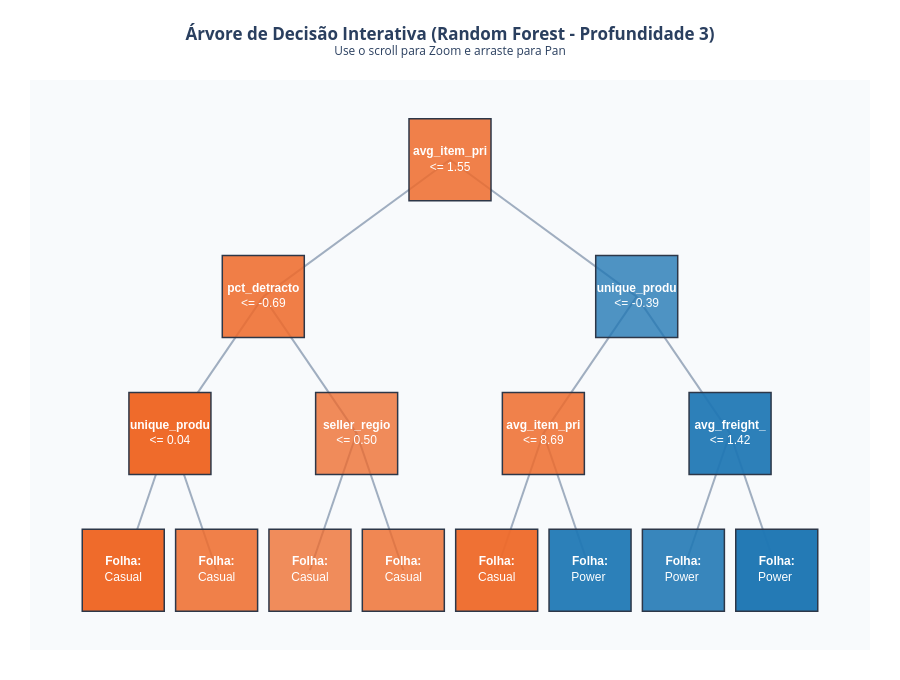

Notebook cell for this chart:
### Markdown cell above
## Explicabilidade

### Code cell
import plotly.graph_objects as go

MAX_DEEP = 3

# Recuperar o melhor modelo e o primeiro estimador
rf_model = results["random_forest"]["best_model"]
individual_tree = rf_model.estimators_[0]
tree = individual_tree.tree_

feature_names = list(X_train.columns)
class_names = ["Casual", "Power Seller"]

# Calcular coordenadas hierárquicas (x, y) respeitando o MAX_DEEP
pos = {}
def calculate_coords(node_id, depth, left, right):
    mid = (left + right) / 2.0
    pos[node_id] = (mid, -depth)
    if depth < MAX_DEEP:
        cl = tree.children_left[node_id]
        cr = tree.children_right[node_id]
        if cl != -1:
            calculate_coords(cl, depth + 1, left, mid)
        if cr != -1:
            calculate_coords(cr, depth + 1, mid, right)

calculate_coords(0, 0, 0.0, 1.0)

# Criar as arestas
edge_x, edge_y = [], []
for node_id in pos:
    depth = int(abs(pos[node_id][1]))
    if depth < MAX_DEEP:
        xp, yp = pos[node_id]
        for child in [tree.children_left[node_id], tree.children_right[node_id]]:
            if child != -1 and child in pos:
                xc, yc = pos[child]
                edge_x.extend([xp, xc, None])
                edge_y.extend([yp, yc, None])

edge_trace = go.Scatter(
    x=edge_x, y=edge_y,
    mode='lines',
    line=dict(color='#A0AEC0', width=2),
    hoverinfo='none'
)

node_x, node_y, node_labels, hover_labels, node_colors = [], [], [], [], []

marker_size = max(80, int(100 - 6 * MAX_DEEP))
font_size = max(12, int(11 - MAX_DEEP))
plot_height = max(600, int(170 * (MAX_DEEP + 1)))

for node_id, (x, y) in pos.items():
    node_x.append(x)
    node_y.append(y)
    depth = int(abs(y))
    
    cl = tree.children_left[node_id]
    val = tree.value[node_id][0]
    samples = int(tree.n_node_samples[node_id])
    
    # Tratamento correto das proporções e contagens reais
    if val.sum() <= 1.05:
        count_cas = int(round(val[0] * samples))
        count_pow = int(round(val[1] * samples))
        prop_cas = val[0]
        prop_ps = val[1]
    else:
        count_cas = int(round(val[0]))
        count_pow = int(round(val[1]))
        total = count_cas + count_pow
        prop_cas = count_cas / total if total > 0 else 0
        prop_ps = count_pow / total if total > 0 else 0
    
    if prop_ps >= 0.5:
        color = f'rgba(31, 119, 180, {0.4 + 0.6 * prop_ps})'
    else:
        color = f'rgba(239, 107, 43, {0.4 + 0.6 * (1 - prop_ps)})'
    node_colors.append(color)
    
    gini = tree.impurity[node_id]
    
    if cl != -1 and depth < MAX_DEEP:
        feat = feature_names[tree.feature[node_id]]
        th = tree.threshold[node_id]
        label_text = f"<b>{feat[:12]}</b><br><= {th:.2f}" if MAX_DEEP <= 3 else f"{feat[:8]}<br><={th:.1f}"
        node_labels.append(label_text)
        hover_labels.append(
            f"<b>Nó #{node_id} (Nível {depth})</b><br>"
            f"<b>Regra:</b> {feat} <= {th:.4f}<br>"
            f"<b>Gini:</b> {gini:.4f}<br>"
            f"<b>Amostras:</b> {samples} ({samples/tree.n_node_samples[0]:.1%})<br>"
            f"<b>Casuais:</b> {count_cas} ({prop_cas:.1%}) | <b>Power Sellers:</b> {count_pow} ({prop_ps:.1%})"
        )
    else:
        pred = "Power Seller" if prop_ps >= 0.5 else "Casual"
        node_labels.append(f"<b>Folha:</b><br>{pred[:6]}")
        hover_labels.append(
            f"<b>Nó #{node_id} (Folha / Nível {depth})</b><br>"
            f"<b>Predição:</b> {pred}<br>"
            f"<b>Pureza:</b> {max(prop_ps, 1-prop_ps):.1%}<br>"
            f"<b>Gini:</b> {gini:.4f}<br>"
            f"<b>Amostras:</b> {samples}<br>"
            f"<b>Casuais:</b> {count_cas} ({prop_cas:.1%}) | <b>Power Sellers:</b> {count_pow} ({prop_ps:.1%})"
        )

node_trace = go.Scatter(
    x=node_x, y=node_y,
    mode='markers+text',
    text=node_labels,
    textposition='middle center',
    textfont=dict(size=font_size, color='white', family='Arial'),
    hovertext=hover_labels,
    hoverinfo='text',
    marker=dict(
        size=marker_size,
        color=node_colors,
        symbol='square',
        line=dict(color='#2D3748', width=1.5)
    )
)

fig = go.Figure(
    data=[edge_trace, node_trace],
    layout=go.Layout(
        title=f"<b>Árvore de Decisão Interativa (Random Forest - Profundidade {MAX_DEEP})</b><br><sup>Use o scroll para Zoom e arraste para Pan</sup>",
        title_x=0.5,
        showlegend=False,
        hovermode='closest',
        dragmode='pan',
        plot_bgcolor='#F8FAFC',
        paper_bgcolor='#FFFFFF',
        xaxis=dict(showgrid=False, zeroline=False, showticklabels=False),
        yaxis=dict(showgrid=False, zeroline=False, showticklabels=False),
        margin=dict(l=30, r=30, t=80, b=30),
        height=plot_height
    )
)

config = {"scrollZoom": True, "displayModeBar": True, "displaylogo": False}
html_filename = f"arvore_interativa_depth_{MAX_DEEP}.html"
fig.write_html(html_filename, config=config)

with open(html_filename, "r", encoding="utf-8") as f:
    html_raw = f.read()

right_click_script = """
<script>
window.addEventListener("contextmenu", function(e) { e.preventDefault(); });
window.addEventListener("mousedown", function(e) {
  if (e.button === 2) {
    var evt = new MouseEvent("mousedown", {
      bubbles: true, cancelable: true, view: window,
      clientX: e.clientX, clientY: e.clientY,
      button: 0, buttons: 1
    });
    e.target.dispatchEvent(evt);
  }
}, true);
</script>
</body>
"""

if "</body>" in html_raw:
    html_raw = html_raw.replace("</body>", right_click_script)
    with open(html_filename, "w", encoding="utf-8") as f:
        f.write(html_raw)

print(f" Arquivo salvo com sucesso: '{html_filename}'")
fig.show(config=config)

### Figure 1 — Plotly figure (JSON) as saved in the notebook; plotly's stock layout.template omitted (floating-point values rounded to 4 significant figures)
{"data": [{"hoverinfo": "none", "line": {"color": "#A0AEC0", "width": 2}, "mode": "lines", "type": "scatter", "x": [0.5, 0.25, null, 0.5, 0.75, null, 0.25, 0.125, null, 0.25, 0.375, null, 0.125, 0.0625, null, 0.125, 0.1875, null, 0.375, 0.3125, null, 0.375, 0.4375, null, 0.75, 0.625, null, 0.75, 0.875, null, 0.625, 0.5625, null, 0.625, 0.6875, null, 0.875, 0.8125, null, 0.875, 0.9375, null], "y": [0, -1, null, 0, -1, null, -1, -2, null, -1, -2, null, -2, -3, null, -2, -3, null, -2, -3, null, -2, -3, null, -1, -2, null, -1, -2, null, -2, -3, null, -2, -3, null, -2, -3, null, -2, -3, null]}, {"hoverinfo": "text", "hovertext": ["<b>Nó #0 (Nível 0)</b><br><b>Regra:</b> avg_item_price <= 1.5476<br><b>Gini:</b> 0.3770<br><b>Amostras:</b> 1593 (100.0%)<br><b>Casuais:</b> 1192 (74.8%) | <b>Power Sellers:</b> 401 (25.2%)", "<b>Nó #1 (Nível 1)</b><br><b>Regra:</b> pct_detractor_reviews <= -0.6860<br><b>Gini:</b> 0.3612<br><b>Amostras:</b> 1532 (96.2%)<br><b>Casuais:</b> 1170 (76.3%) | <b>Power Sellers:</b> 362 (23.7%)", "<b>Nó #2 (Nível 2)</b><br><b>Regra:</b> unique_products_count <= 0.0355<br><b>Gini:</b> 0.0130<br><b>Amostras:</b> 587 (36.8%)<br><b>Casuais:</b> 583 (99.3%) | <b>Power Sellers:</b> 4 (0.7%)", "<b>Nó #3 (Folha / Nível 3)</b><br><b>Predição:</b> Casual<br><b>Pureza:</b> 99.5%<br><b>Gini:</b> 0.0109<br><b>Amostras:</b> 584<br><b>Casuais:</b> 581 (99.5%) | <b>Power Sellers:</b> 3 (0.5%)", "<b>Nó #18 (Folha / Nível 3)</b><br><b>Predição:</b> Casual<br><b>Pureza:</b> 75.0%<br><b>Gini:</b> 0.3750<br><b>Amostras:</b> 3<br><b>Casuais:</b> 2 (75.0%) | <b>Power Sellers:</b> 1 (25.0%)", "<b>Nó #19 (Nível 2)</b><br><b>Regra:</b> seller_region_Sul <= 0.5000<br><b>Gini:</b> 0.4713<br><b>Amostras:</b> 945 (59.3%)<br><b>Casuais:</b> 586 (62.0%) | <b>Power Sellers:</b> 359 (38.0%)", "<b>Nó #20 (Folha / Nível 3)</b><br><b>Predição:</b> Casual<br><b>Pureza:</b> 60.7%<br><b>Gini:</b> 0.4772<br><b>Amostras:</b> 770<br><b>Casuais:</b> 467 (60.7%) | <b>Power Sellers:</b> 303 (39.3%)", "<b>Nó #227 (Folha / Nível 3)</b><br><b>Predição:</b> Casual<br><b>Pureza:</b> 67.6%<br><b>Gini:</b> 0.4377<br><b>Amostras:</b> 175<br><b>Casuais:</b> 118 (67.6%) | <b>Power Sellers:</b> 57 (32.4%)", "<b>Nó #270 (Nível 1)</b><br><b>Regra:</b> unique_products_count <= -0.3936<br><b>Gini:</b> 0.4633<br><b>Amostras:</b> 61 (3.8%)<br><b>Casuais:</b> 22 (36.5%) | <b>Power Sellers:</b> 39 (63.5%)", "<b>Nó #271 (Nível 2)</b><br><b>Regra:</b> avg_item_price <= 8.6917<br><b>Gini:</b> 0.3878<br><b>Amostras:</b> 28 (1.8%)<br><b>Casuais:</b> 21 (73.7%) | <b>Power Sellers:</b> 7 (26.3%)", "<b>Nó #272 (Folha / Nível 3)</b><br><b>Predição:</b> Casual<br><b>Pureza:</b> 93.1%<br><b>Gini:</b> 0.1284<br><b>Amostras:</b> 24<br><b>Casuais:</b> 22 (93.1%) | <b>Power Sellers:</b> 2 (6.9%)", "<b>Nó #281 (Folha / Nível 3)</b><br><b>Predição:</b> Power Seller<br><b>Pureza:</b> 88.9%<br><b>Gini:</b> 0.1975<br><b>Amostras:</b> 4<br><b>Casuais:</b> 0 (11.1%) | <b>Power Sellers:</b> 4 (88.9%)", "<b>Nó #282 (Nível 2)</b><br><b>Regra:</b> avg_freight_value <= 1.4152<br><b>Gini:</b> 0.2122<br><b>Amostras:</b> 33 (2.1%)<br><b>Casuais:</b> 4 (12.1%) | <b>Power Sellers:</b> 29 (87.9%)", "<b>Nó #283 (Folha / Nível 3)</b><br><b>Predição:</b> Power Seller<br><b>Pureza:</b> 80.6%<br><b>Gini:</b> 0.3122<br><b>Amostras:</b> 16<br><b>Casuais:</b> 3 (19.4%) | <b>Power Sellers:</b> 13 (80.6%)", "<b>Nó #290 (Folha / Nível 3)</b><br><b>Predição:</b> Power Seller<br><b>Pureza:</b> 96.3%<br><b>Gini:</b> 0.0713<br><b>Amostras:</b> 17<br><b>Casuais:</b> 1 (3.7%) | <b>Power Sellers:</b> 16 (96.3%)"], "marker": {"color": ["rgba(239, 107, 43, 0.8487883683360259)", "rgba(239, 107, 43, 0.8580672268907563)", "rgba(239, 107, 43, 0.9960655737704918)", "rgba(239, 107, 43, 0.9967069154774972)", "rgba(239, 107, 43, 0.85)", "rgba(239, 107, 43, 0.7718771331058021)", "rgba(239, 107, 43, 0.7641240569991619)", "rgba(239, 107, 43, 0.8058823529411765)", "rgba(31, 119, 180, 0.78125)", "rgba(239, 107, 43, 0.8421052631578948)", "rgba(239, 107, 43, 0.9586206896551724)", "rgba(31, 119, 180, 0.9333333333333333)", "rgba(31, 119, 180, 0.9275862068965517)", "rgba(31, 119, 180, 0.8838709677419354)", "rgba(31, 119, 180, 0.9777777777777777)"], "line": {"color": "#2D3748", "width": 1.5}, "size": 82, "symbol": "square"}, "mode": "markers+text", "text": ["<b>avg_item_pri</b><br><= 1.55", "<b>pct_detracto</b><br><= -0.69", "<b>unique_produ</b><br><= 0.04", "<b>Folha:</b><br>Casual", "<b>Folha:</b><br>Casual", "<b>seller_regio</b><br><= 0.50", "<b>Folha:</b><br>Casual", "<b>Folha:</b><br>Casual", "<b>unique_produ</b><br><= -0.39", "<b>avg_item_pri</b><br><= 8.69", "<b>Folha:</b><br>Casual", "<b>Folha:</b><br>Power ", "<b>avg_freight_</b><br><= 1.42", "<b>Folha:</b><br>Power ", "<b>Folha:</b><br>Power "], "textfont": {"color": "white", "family": "Arial", "size": 12}, "textposition": "middle center", "type": "scatter", "x": [0.5, 0.25, 0.125, 0.0625, 0.1875, 0.375, 0.3125, 0.4375, 0.75, 0.625, 0.5625, 0.6875, 0.875, 0.8125, 0.9375], "y": [0, -1, -2, -3, -3, -2, -3, -3, -1, -2, -3, -3, -2, -3, -3]}], "layout": {"dragmode": "pan", "height": 680, "hovermode": "closest", "margin": {"b": 30, "l": 30, "r": 30, "t": 80}, "paper_bgcolor": "#FFFFFF", "plot_bgcolor": "#F8FAFC", "showlegend": false, "title": {"text": "<b>Árvore de Decisão Interativa (Random Forest - Profundidade 3)</b><br><sup>Use o scroll para Zoom e arraste para Pan</sup>", "x": 0.5}, "xaxis": {"showgrid": false, "showticklabels": false, "zeroline": false}, "yaxis": {"showgrid": false, "showticklabels": false, "zeroline": false}}}
